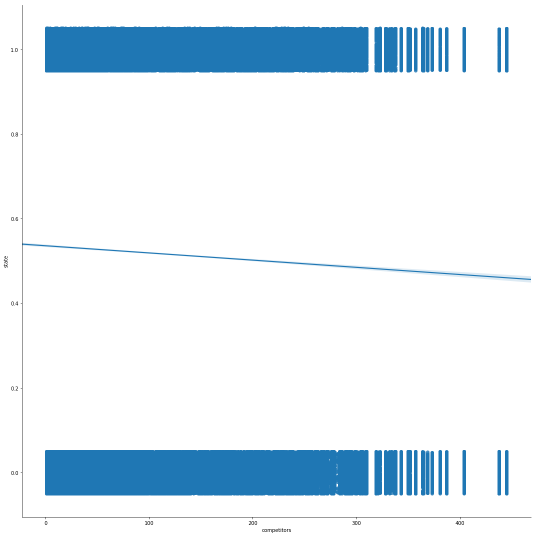
#> input picture src/images/Competitors VS State.png, 1072 x 1072 px (shown at 1/2 size)
$ python -i formatting.py   (imports and definitions only)
#> lines starting #> are read from the running program, lines starting #| are printed output that depends on the picture
#!/usr/bin/env python3
# -*- coding: utf-8 -*-
"""
Created on Tue Mar 26 01:54:00 2019

@author: agericke
"""

import json
import pandas as pd
import numpy as np
import matplotlib.pyplot as plt
from matplotlib import cm
import seaborn as sns
import os, sys
import datetime
from datetime import date
import time
import pickle
from sklearn.preprocessing import StandardScaler
from sklearn.model_selection import train_test_split
#from ggplot import *
#%matplotlib inline


# [1 line not run here, left out]

# [250 lines left out: functions initial_setup, read_from_disk, store_dataframe, check_missing_values_and_drop, create_new_vars, create_new_date_cols and 7 more, not called in this run]


def create_category_2(data):
    """
    Create category column with data from the dataframe.
    Params:
        data....The dataframe.
    Returns:
        A dataframe containing the main_category column and with category column removed.
    """
    data['main_category'] = data['category'].apply(lambda x: x.split("slug",1)[-1].split("\"")[2].split("/")[0])
    #data['sub_category'] = data['category'].apply(lambda x: x.split("slug",1)[-1].split("\"")[2].split("/")[-1])
    # We drop the category variable since we don't need it anymore.
    data.drop("category", inplace=True, axis=1)


# [721 lines left out: functions obtain_location_vars_for_row, create_location_vars, obtain_success_by_goal_range, run_competitors_evaluation, refractor_country_projects, us_projects_df and 5 more, not called in this run]


# [2 lines not run here, left out]

>>> import cv2
>>> picture = cv2.imread('../images/Competitors VS State.png', cv2.IMREAD_GRAYSCALE)
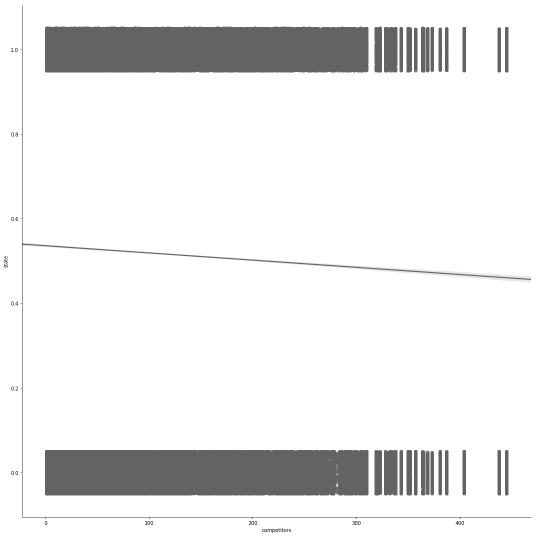
#> picture: shape (1072, 1072) (shown at 1/2 size); min 0, max 255, mean 235.1
#> (the run stopped early here; a loop or call above may not have finished)

$ run again, on src/images/Duration VS State.png
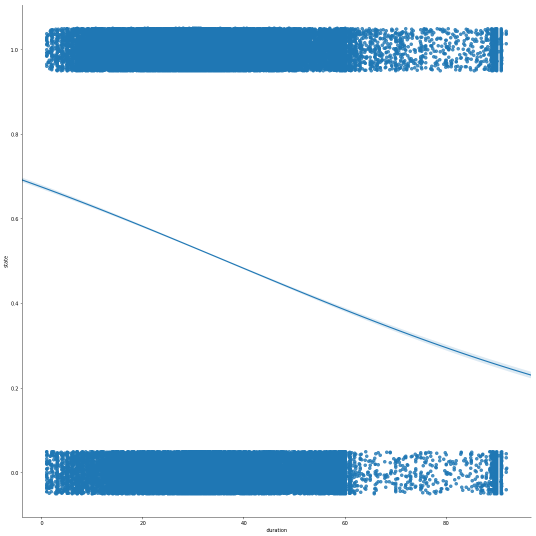
#> input picture src/images/Duration VS State.png, 1072 x 1072 px (shown at 1/2 size)
#> `picture = cv2.imread('../images/Competitors VS State.png', cv2.IMREAD_..`:
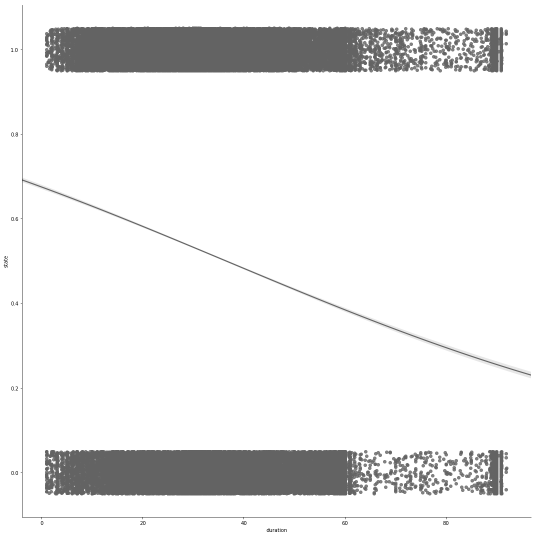
#> picture: shape (1072, 1072) (shown at 1/2 size); min 0, max 255, mean 235.4

$ run again, on src/images/Top 20 feature importance of Random Forest.png
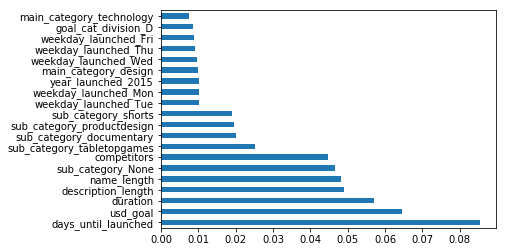
#> input picture src/images/Top 20 feature importance of Random Forest.png, 506 x 252 px
#> `picture = cv2.imread('../images/Competitors VS State.png', cv2.IMREAD_..`:
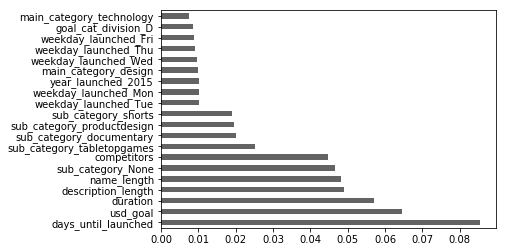
#> picture: shape (252, 506); min 0, max 255, mean 229.5
